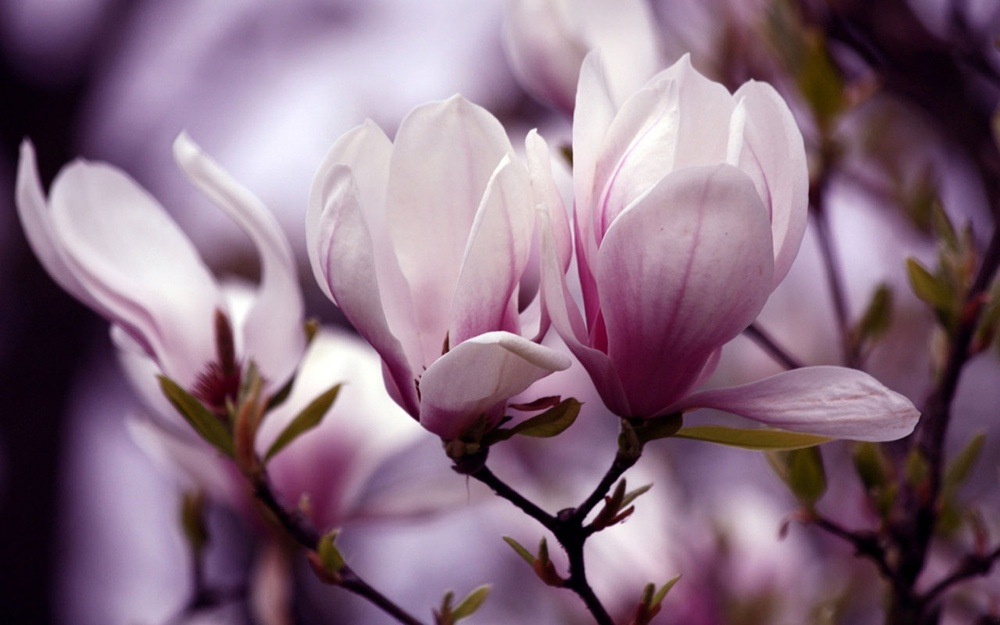
%> input picture Magnolia.jpg, 1000 x 625 px, shrunk from 1280 x 800 before the run
$ octave --eval "result = halloween_filter('Magnolia.jpg');"   (GNU Octave 9; MATLAB toolbox functions it lacks are replaced by stand-ins)
%> lines starting %> are read from the running program, lines starting %| are printed output that depends on the picture
function f = halloween_filter(picture)
%> called with picture = 'Magnolia.jpg'
    im = imread(picture);
%> im is the input picture: size 625x1000x3 uint8; mean R, G, B 134.8, 109, 127.1


    f = figure(1);

    subplot(1,2,1)
    imagesc(im);

    hold off;


    im = double(im);
%> im: size 625x1000x3 double

    gim = (im(:,:,1)+im(:,:,2)+im(:,:,3))/3;
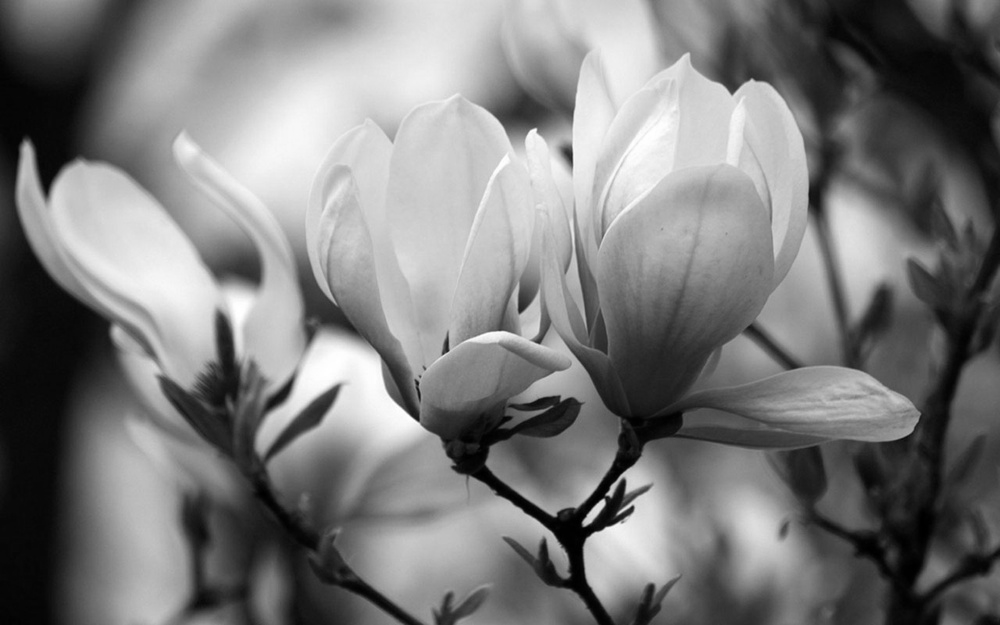
%> gim: size 625x1000 double; min 0, max 255, mean 123.7

    Ix_filter=[-1,0,1]/2;
    Iy_filter=[-1;0;1]/2;


    Ix = imfilter(gim,Ix_filter);
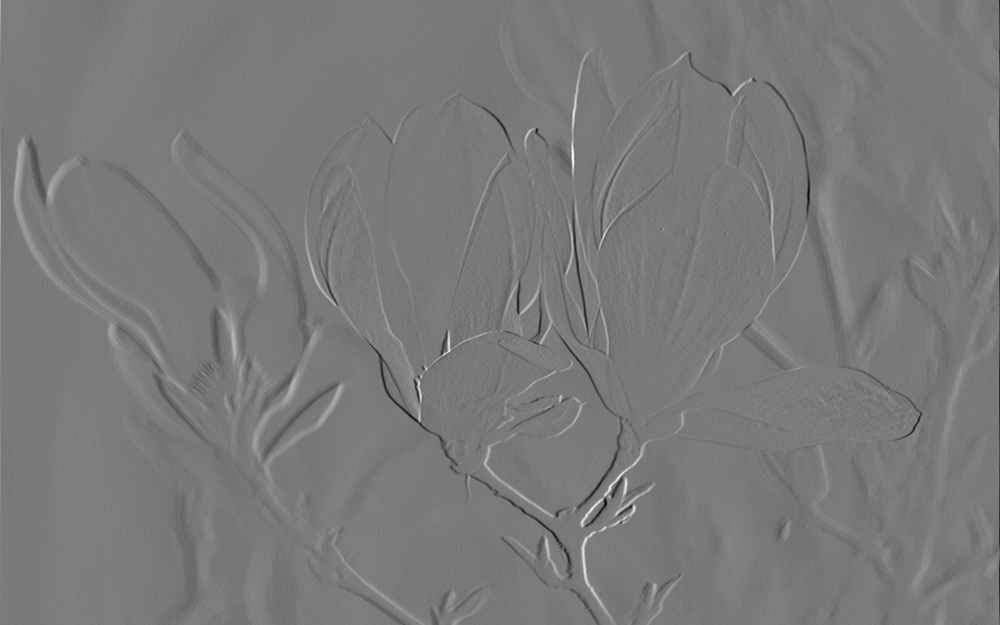
%> Ix: size 625x1000 double; min -79.83, max 87, mean 0; drawn with min black and max white
    Iy = imfilter(gim,Iy_filter);
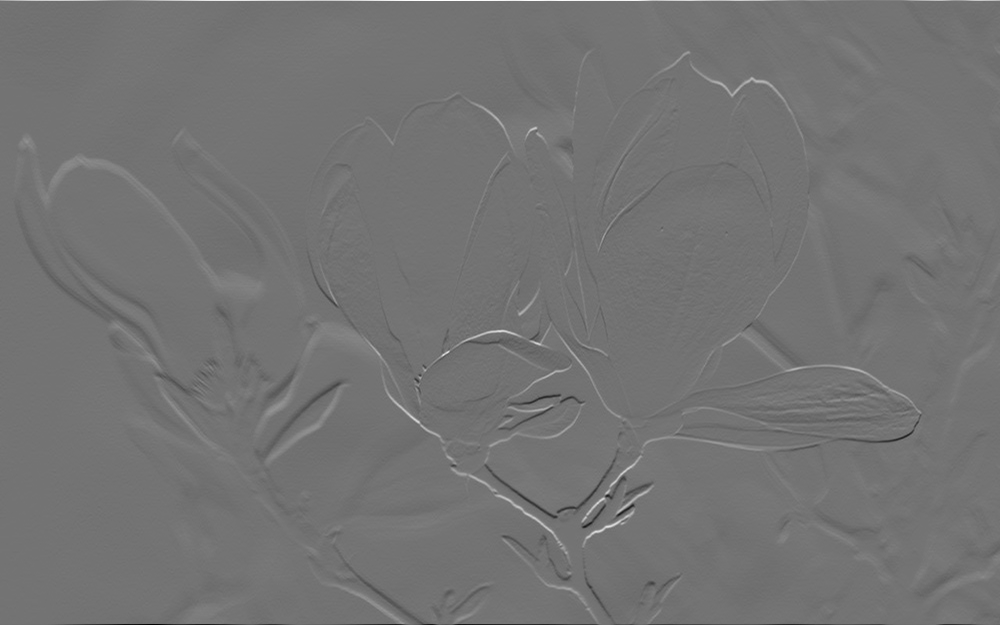
%> Iy: size 625x1000 double; min -93.5, max 112.7, mean -0.1; drawn with min black and max white
    gradient_magn = sqrt(Ix.^2 + Iy.^2);
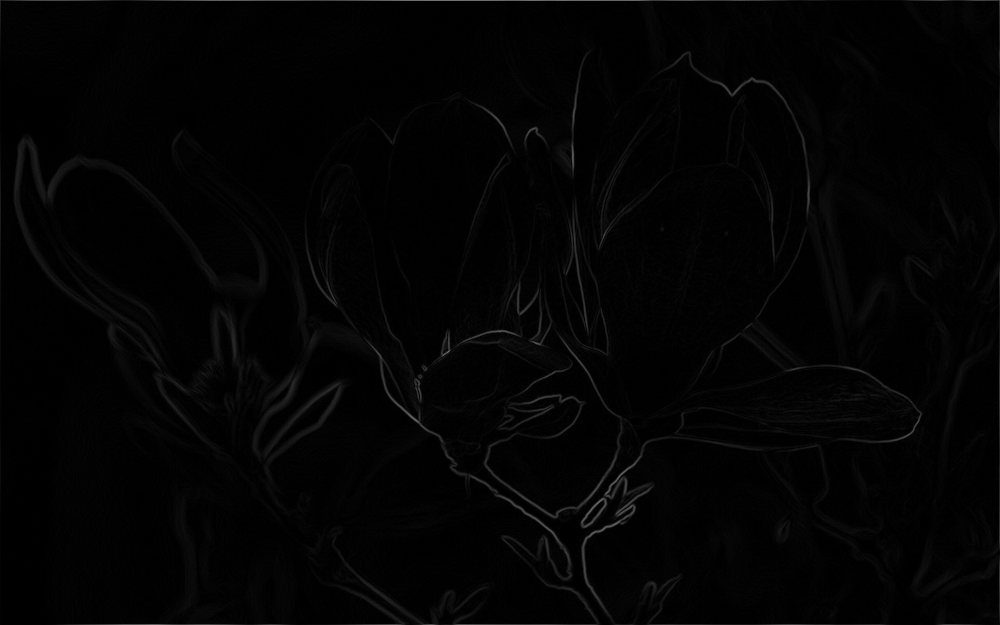
%> gradient_magn: size 625x1000 double; min 0, max 112.7, mean 3.7


    subplot(1,2,2)
    imagesc(gradient_magn)

    colormap(hot)

end

$ run again, on building.jpg
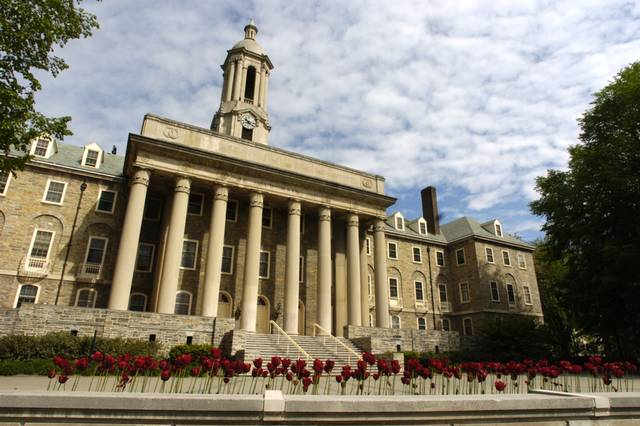
%> input picture building.jpg, 640 x 426 px
%> in halloween_filter, im is the input picture: size 426x640x3 uint8; mean R, G, B 137.5, 132, 119.4
%> im: size 426x640x3 double
%> in halloween_filter, `Iy = imfilter(gim,Iy_filter);`:
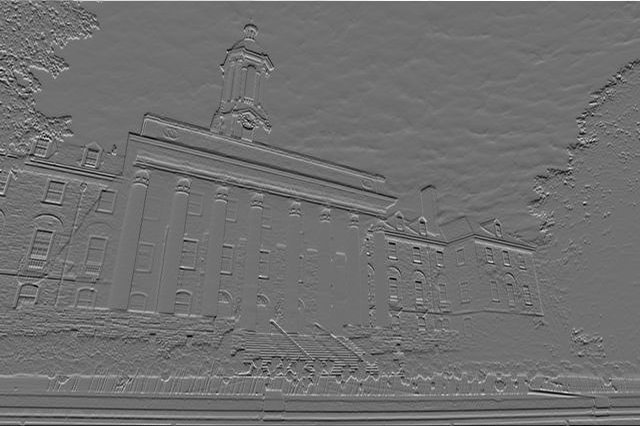
%> Iy: size 426x640 double; min -100.5, max 127.3, mean -0.1; drawn with min black and max white
%> in halloween_filter, `gradient_magn = sqrt(Ix.^2 + Iy.^2);`:
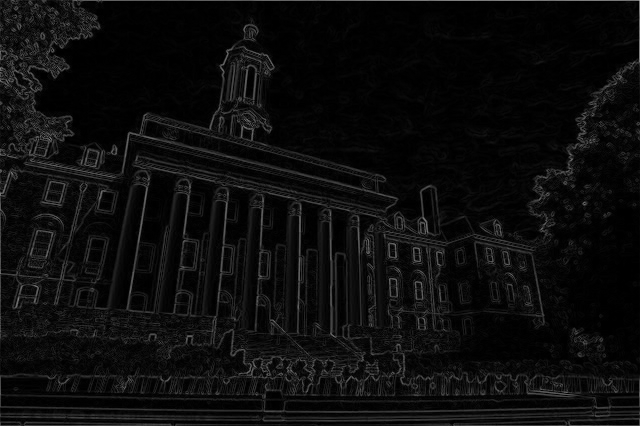
%> gradient_magn: size 426x640 double; min 0, max 168.8, mean 12.9
